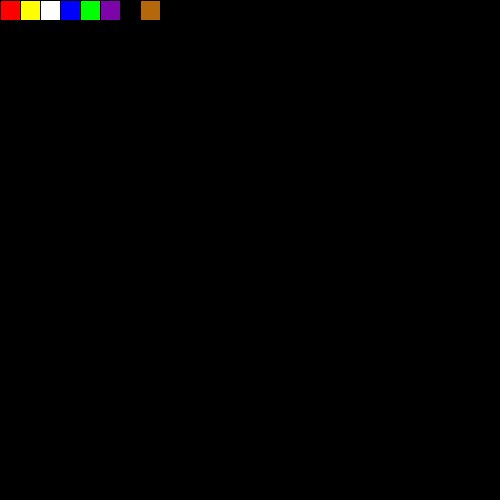
Frame 1 (no input)
Frame 60 (the mouse pressed at the canvas centre just before this capture): identical to frame 1, image omitted
Frame 120 (the mouse held since frame 60 and released just before this capture): identical to frame 1, image omitted

The Processing sketch that drew this single still picture (run headless with seeded random() and noise(); from frame 60 on, the mouse is pressed at the canvas centre):

// Processing sketch: Project_1_attempt_2
// ── Project_1_attempt_2.pde
boolean circleOn = false;

// keep track of and change brush color
float r = 0;
float g = 0;
float b = 0;



void setup() {
  size(500, 500);
  background(0);
}

void draw() {
  // draw the brush


  // render button1
  fill(255, 0, 0);
  rect(0, 0, 20, 20);

  // render button2
  fill(255, 255, 0);
  rect(20, 0, 20, 20);

  fill(255);
  rect(40, 0, 20, 20);

  fill(0, 0, 255);
  rect(60, 0, 20, 20);

  fill(0, 255, 0);
  rect(80, 0, 20, 20);

  fill(#7D03AA);
  rect(100, 0, 20, 20);

  fill(#B4680B);
  rect(140, 0, 20, 20);

  fill(0);
  rect(120, 0, 20, 20);
}
void mouseDragged() {
  if (keyPressed) {
    if (key == 'r' || key == 'R') {
      noStroke();
      fill(r, g, b);
      rect(mouseX, mouseY, 10, 10);
    }
  } else {
    stroke(r, g, b);
    line(pmouseX, pmouseY, mouseX, mouseY);
  }
  if (keyPressed) {
    if (key == 'c' || key == 'C') {
      noStroke();
      fill(r, g, b);
      ellipse(mouseX, mouseY, 10, 10);
    }
  }
  if (keyPressed) {
    if (key == 'z' || key == 'Z') {
      background(0);
    }
  }
  if (keyPressed) {
    if (key == 'o' || key == 'O') {
      noFill();
      stroke(r,g,b);
      ellipse(mouseX,mouseY,10,10);
    }
  }
  if (keyPressed) {
    if (key == 's' || key == 'S') {
      noFill();
      stroke(r,g,b);
      rect(mouseX,mouseY,10,10);
    }
  }
}

//if (circleOn==true) {
//noStroke();
//fill(r,g,b);
// rect(mouseX, mouseY, 10, 10);
//    if (circleOn==false) {

// stroke(r, g, b);
// line(pmouseX, pmouseY, mouseX, mouseY);
//

void mousePressed() {

  if (mouseX > 0) {
    if (mouseX < 20) {
      if (mouseY > 0) {
        if (mouseY < 20) {
          r = 255;
          g = 0;
          b = 0;
        }
      }
    }
  }

  if (mouseX > 20) {
    if (mouseX < 40) {
      if (mouseY > 0) {
        if (mouseY < 20) {

          r = 255;
          g = 255;
          b = 0;
        }
      }
    }
  }
  if (mouseX > 40) {
    if (mouseX < 60) {
      if (mouseY > 0) {
        if (mouseY < 20) {

          r = 255;
          g = 255;
          b = 255;
        }
      }
    }
  }

  if (mouseX > 60) {
    if (mouseX < 80) {
      if (mouseY > 0) {
        if (mouseY < 20) {

          r = 0;
          g = 0;
          b = 255;
        }
      }
    }
  }
  if (mouseX > 80) {
    if (mouseX < 100) {
      if (mouseY > 0) {
        if (mouseY < 20) {

          r = 0;
          g = 255;
          b = 0;
        }
      }
    }
  }
  if (mouseX > 100) {
    if (mouseX < 120) {
      if (mouseY > 0) {
        if (mouseY < 20) {

          r = 125;
          g = 3;
          b = 170;
        }
      }
    }
  }
  if (mouseX > 140) {
    if (mouseX < 160) {
      if (mouseY > 0) {
        if (mouseY < 20) {

          r = 180;
          g = 104;
          b = 11;
        }
      }
    }
  }
  if (mouseX > 120) {
    if (mouseX < 140) {
      if (mouseY > 0) {
        if (mouseY < 20) {

          r = 0;
          g = 0;
          b = 0;
        }
      }
    }
  }
}
void keyPressed() {
  if (circleOn==false) {
    circleOn=true;
  } else {
    circleOn=false;
    //background(0);
  }
}
